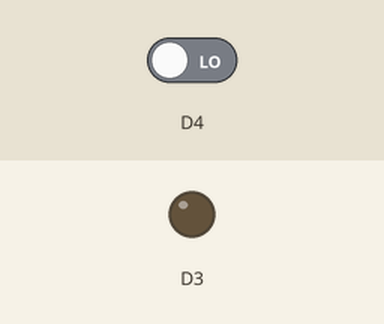
Recording of a sketch running on a simulated ESP8266 (NodeMCU). Shown: output pins drawn as LEDs (lit = HIGH). The inputs (shaded band) are chosen by the test bench; at power-on: D4 LOW.

Above: at 1.2 s.
1.3 s: D4 driven HIGH
At 2.3 s:
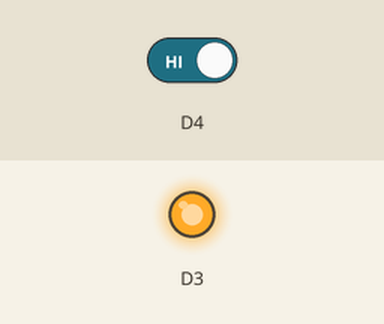
2.8 s: D4 driven LOW
At 3.5 s:
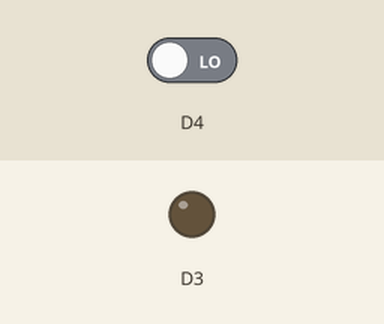
Timing chart, 0 to 5.8 s (numbered marks = the images above; inputs shaded):
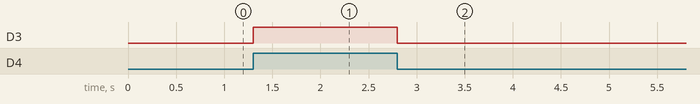

Measured:
- after the input at 1.3 s, D3: LOW → HIGH at once
- after the input at 2.8 s, D3: HIGH → LOW at once

The sketch:

push.ino
```cpp
int botao_status = 0;

void setup (void){

  //configura o botao como entrada/input
  pinMode(D4, INPUT);
  //configura o led como saida/output
  pinMode(D3, OUTPUT);

}

void loop(void){

  //le o status do botao e inverte o status (pullup)
  botao_status = digitalRead(D4);
  //encreve na saida digital o resultado da leitura do botao
  digitalWrite(D3,botao_status);

}
```
